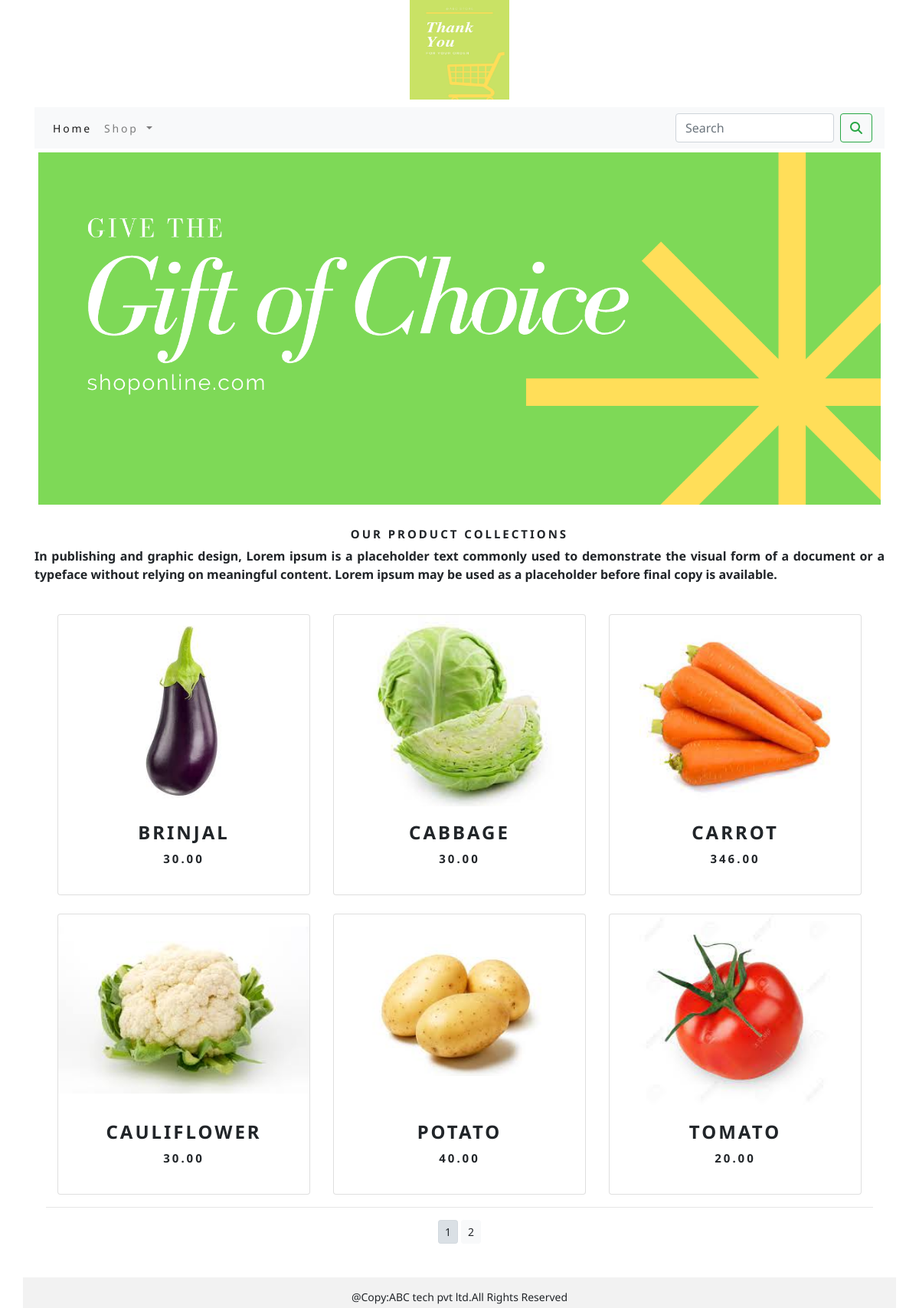
Page /shop on the committed database.
### ecomapp/models.py (models this page shows, shortened)
class Product(models.Model):
    name = models.CharField(max_length=250, unique=True)
    slug = models.SlugField(max_length=250, unique=True)
    description = models.TextField()
    price = models.DecimalField(max_digits=10, decimal_places=2)
    category = models.ForeignKey(Category, on_delete=models.CASCADE)
    image = models.ImageField(upload_to='product')
    stock = models.IntegerField()
    available = models.BooleanField(default=True)
    created = models.DateTimeField(auto_now_add=True)
    updated = models.DateTimeField(auto_now=True)
    class Meta:
        ordering = ('name',)
        verbose_name = 'product'
        verbose_name_plural = 'products'
    def get_url(self):
        return reverse('ecomapp:prodcatdetail', args=[self.category.slug, self.slug])

### ecomapp/views.py (the view)
# urls.py: path('',views.allProdCat,name='allProdCat'),
def allProdCat(request, c_slug=None):
    c_page = None
    products_list = None
    if c_slug != None:
        c_page = get_object_or_404(Category, slug=c_slug)
        products_list = Product.objects.all().filter(category=c_page, available=True)
    else:
        products_list = Product.objects.all().filter(available=True)
    paginator=Paginator(products_list,6)
    try:
        page=int(request.GET.get('page','1'))
    except:
        page=1
    try:
        products=paginator.page(page)
    except(EmptyPage,InvalidPage):
        products=paginator.page(paginator.num_pages)
    return render(request, 'category.html', {'category': c_page, 'products': products})

### cartapp/context_processors.py (called while the page is built)
def counter(request):
    item_count = 0
    if 'admin' in request.path:
        return {}
    else:
        try:
            cart = Cart.objects.filter(cart_id=_cart_id(request))
            cart_items = CartItem.objects.all().filter(cart=cart[:1])
            for cart_item in cart_items:
                item_count += cart_item.quantity
        except Cart.DoesNotExist:
            item_count = 0
    return dict(item_count=item_count)

### cartapp/views.py (called while the page is built)
def _cart_id(request):
    cart = request.session.session_key
    if not cart:
        cart = request.session.create()
    return cart

### ecomapp/context_processors.py (called while the page is built)
def menu_links(request):
    links = Category.objects.all()
    return dict(links=links)

### ecomapp/models.py (called while the page is built)
    def get_url(self):
        return reverse('ecomapp:products_by_category', args=[self.slug])

### template/category.html (shortened to what this page needs)
{% extends 'base.html' %}
{% load static %}
{% block content %}
<div class="mx-auto">
    {% if category %}
    <img class="my_image" src="{{category.image.url}}" alt="{{category.name}}">
</div>
<br>
<div>
    <h1 class="text-center my_title">{{category.name}}</h1>
    <p class="text-justify">{{category.description}}</p>
</div>
{% else %}
<div>
    <img class="my_image my_image_padding" src="{% static 'img/banner.png' %}" width="1290px" height="100px" alt="our products">
</div>
<br>
<div>
    <h1 class="text-center my_title"><b>Our Product Collections</b></h1>
    <p class="text-justify"><b>In publishing and graphic design, Lorem ipsum is a placeholder text commonly used to demonstrate the visual form of a document or a typeface without relying on meaningful content.
        Lorem ipsum may be used as a placeholder before final copy is available.</b></p>
</div>
{% endif %}
<div class="container">
    <div class="row mx-auto">
        {% for product in products.object_list %}
        <div class="my-bottom-margin col-9 col-sm-12 col-md-4 col-lg-4  mt-4">
            <div class="card text-center flex-fill" style="min-width: 18rem;">
                <a href="{{product.get_url}}"><img class="card-img-top" style="width:100%; height:250px; object-fit:contain;" src="{{product.image.url}}" alt="{{product.name}}"> </a>
                <div class="card-body">
                    <h4><b>{{product.name}}</b></h4>
                    <p><b>{{product.price}}</b></p>
                </div>
            </div>
        </div>
        {% endfor %}
              </div>
    <div class="mx-auto">
        {% if products.paginator.num_pages > 1 %}
        <hr>
        <div class="text-center">
            {% for pg in products.paginator.page_range %}
               <a href="?page={{pg}}" class="btn btn-light btn-sm {% if products.number == pg %} active {% endif %}">{{pg}}</a>
            {% endfor %}
        </div>
        {% endif %}
    </div>
    <br>
    </div>
{% endblock %}

### template/base.html (shortened to what this page needs)
{% load static %}
<!DOCTYPE html>
<html lang="en">
<head>
    <link rel="stylesheet" href="{% static 'css/bootstrap.min.css' %}">
    <link rel="stylesheet" href="{% static 'css/custom.css' %}">
</head>
<body>
<div class="container">
{% include 'header.html' %}
{% include 'nav.html' %}
{% block content %}
{% endblock %}
    </div>
{% include 'footer.html' %}
</body>
</html>

### template/header.html
{% load static %}
<div style="padding-bottom:10px;">
<header>
  <center>
  <a href="{% url 'ecomapp:allProdCat' %}"><img src="{% static 'img/logo.png' %}" width='130px;' height="130px" alt="logo image"></a>
    </center>
</header>
</div>

### template/nav.html (shortened to what this page needs)
<nav class="navbar navbar-expand-lg navbar-light bg-light">
  <div class="collapse navbar-collapse" id="navbarSupportedContent">
    <ul class="navbar-nav mr-auto">
      <li class="nav-item active">
        <a class="nav-link" href="{% url 'ecomapp:allProdCat' %}">Home <span class="sr-only">(current)</span></a>
      </li>
      <li class="nav-item dropdown {% if 'ecomapp' in request.path %} active {% endif %}">
        <a class="nav-link dropdown-toggle" href="#" id="navbarDropdown" role="button" data-toggle="dropdown" aria-haspopup="true" aria-expanded="false">
          Shop
        </a>
      </li>
    </ul>
    <form action="{% url 'search_app:SearchResult' %}" class="form-inline my-2 my-lg-0" class="d-flex" method="get">
      <input class="form-control mr-sm-2" type="search" name="q" placeholder="Search" aria-label="Search">
      <button class="btn btn-outline-success my-2 my-sm-0" type="submit"><i class="fa fa-search"></i></button>
    </form>
  </div>
</nav>

### template/footer.html
<div class="container  fixed-bottom  footer my_footer">
  <p class="text-center">@Copy:ABC tech pvt ltd.All Rights Reserved</p>
</div>

### static/css/custom.css (style rules this page uses)
body { font-family: 'Noto Sans', sans-serif; padding-bottom: 60px; }
.nav-item { letter-spacing:.2em; font-size:14px; text_transform:uppercase; }
.my_footer p { padding-top:15px; font-size:14px; }
.my_footer { background-color:#f2f2f2; height:40px; }
.my_image { width:100%; height:auto; }
.my_title { font-size:15px; text-transform:uppercase; letter-spacing:.2em }
.my_image_padding { padding:5px; }
.card-body { font-size:15px; text-transform:uppercase; letter-spacing:.2em; }

### rows in the picture
Product: image (picture), name "BRINJAL", price "30.00"
Product: image (picture), name "CABBAGE", price "30.00"
Product: image (picture), name "CARROT", price "346.00"
Product: image (picture), name "CAULIFLOWER", price "30.00"
Product: image (picture), name "POTATO", price "40.00"
Product: image (picture), name "TOMATO", price "20.00"

### other values in the picture
{{ pg }} "1" "2"
